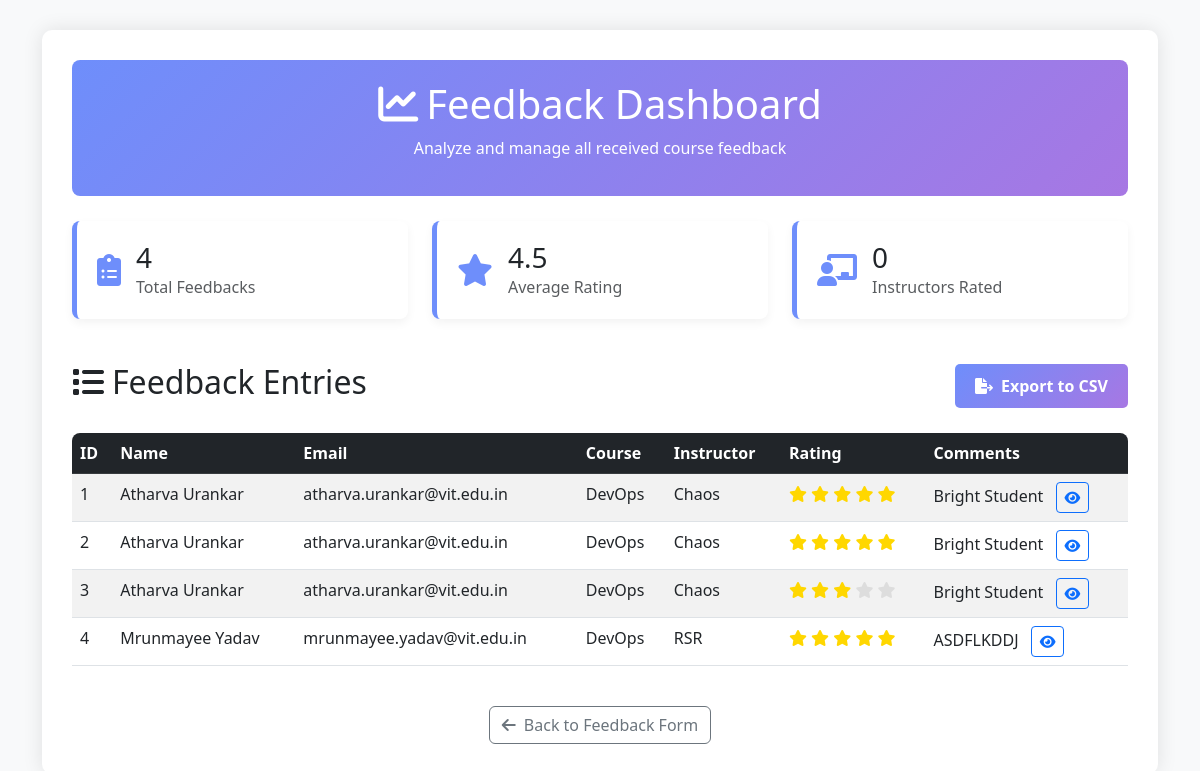
The app's page /dashboard, older data.
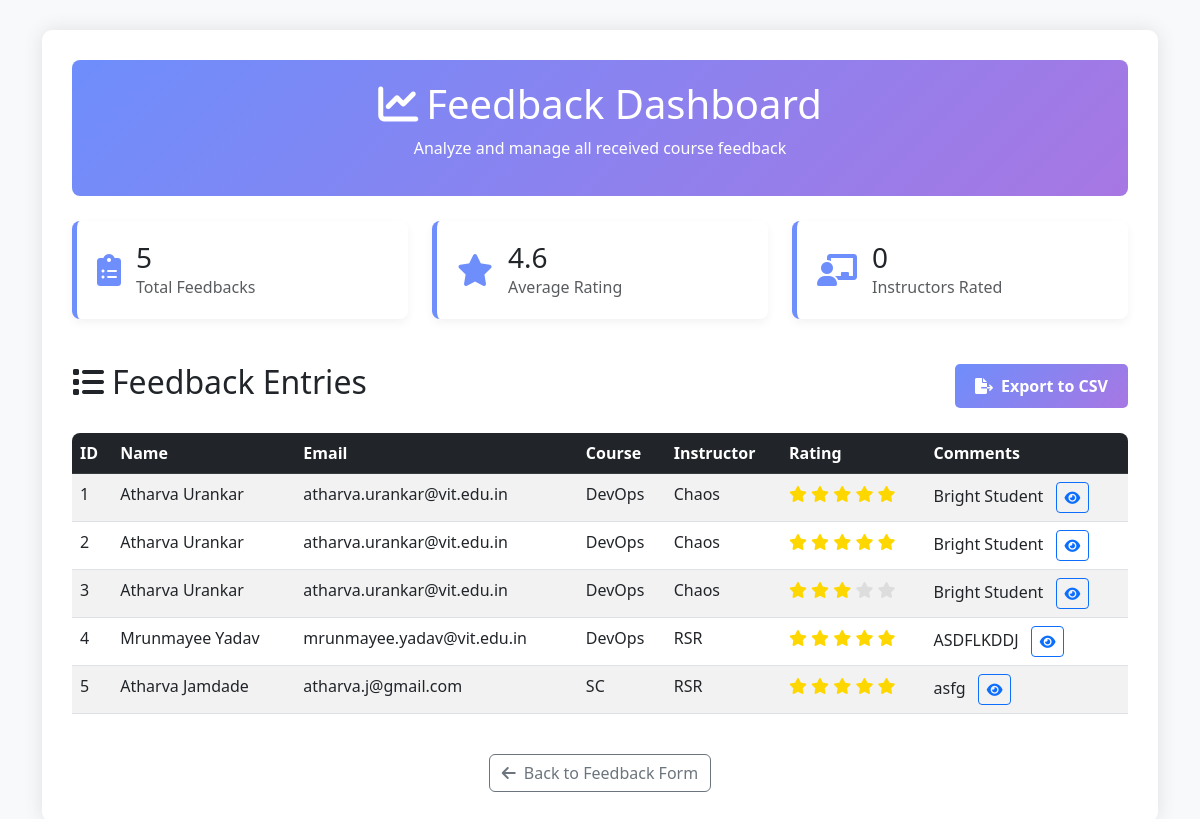
The same page, newer data.
### tables this page shows
CREATE TABLE feedback (
                        id INTEGER PRIMARY KEY AUTOINCREMENT,
                        name TEXT,
                        email TEXT,
                        course TEXT,
                        instructor TEXT,
                        rating INTEGER,
                        comments TEXT
                    );

### app.py (the view)
@app.route('/dashboard')
def dashboard():
    conn = sqlite3.connect('feedback.db')
    cursor = conn.cursor()
    cursor.execute("SELECT * FROM feedback")
    feedbacks = cursor.fetchall()
    conn.close()
    return render_template('dashboard.html', feedbacks=feedbacks)

### templates/dashboard.html (shortened to what the changed rows need)
<!DOCTYPE html>
<html lang="en">
<head>
    <link href="https://cdn.jsdelivr.net/npm/bootstrap@5.3.0/dist/css/bootstrap.min.css" rel="stylesheet">
    <link href="https://cdnjs.cloudflare.com/ajax/libs/font-awesome/6.0.0/css/all.min.css" rel="stylesheet">
    <link href="https://cdn.datatables.net/1.11.5/css/dataTables.bootstrap5.min.css" rel="stylesheet">
</head>
<body>
    <div class="container">
        <div class="dashboard-container">
            <div class="header">
                <h1><i class="fas fa-chart-line me-2"></i>Feedback Dashboard</h1>
            </div>
            <div class="row mb-4">
                <div class="col-md-4">
                    <div class="stats-card">
                        <div class="d-flex align-items-center">
                            <div>
                                <h3 class="mb-0">{{ feedbacks|length }}</h3>
                                <p class="text-muted mb-0">Total Feedbacks</p>
                            </div>
                        </div>
                    </div>
                </div>
                <div class="col-md-4">
                    <div class="stats-card">
                        <div class="d-flex align-items-center">
                            <div>
                                <h3 class="mb-0">
                                    {% set total = namespace(value=0) %}
                                    {% for feedback in feedbacks %}
                                        {% set total.value = total.value + feedback[5]|int %}
                                    {% endfor %}
                                    {% if feedbacks|length > 0 %}
                                        {{ "%.1f"|format(total.value / feedbacks|length) }}
                                    {% else %}
                                        0
                                    {% endif %}
                                </h3>
                                <p class="text-muted mb-0">Average Rating</p>
                            </div>
                        </div>
                    </div>
                </div>
            </div>
            <div class="d-flex justify-content-between align-items-center mb-4">
                <h2><i class="fas fa-list me-2"></i>Feedback Entries</h2>
            </div>
            <div class="table-responsive">
                <table id="feedbackTable" class="table table-striped table-hover">
                    <thead class="table-dark">
                        <tr>
                            <th>ID</th>
                            <th>Name</th>
                            <th>Email</th>
                            <th>Course</th>
                            <th>Instructor</th>
                            <th>Rating</th>
                            <th>Comments</th>
                        </tr>
                    </thead>
                    <tbody>
                        {% for feedback in feedbacks %}
                            <tr>
                                <td>{{ feedback[0] }}</td>
                                <td>{{ feedback[1] }}</td>
                                <td>{{ feedback[2] }}</td>
                                <td>{{ feedback[3] }}</td>
                                <td>{{ feedback[4] }}</td>
                                <td>
                                    <div class="rating-stars">
                                        {% for i in range(1, 6) %}
                                            {% if i <= feedback[5]|int %}
                                                <i class="fas fa-star"></i>
                                            {% else %}
                                                <i class="fas fa-star empty-star"></i>
                                            {% endif %}
                                        {% endfor %}
                                    </div>
                                </td>
                                <td>
                                    <span class="comment-text" title="{{ feedback[6] }}">{{ feedback[6] }}</span>
                                    <button type="button" class="btn btn-sm btn-outline-primary ms-2" data-bs-toggle="modal" data-bs-target="#commentModal{{ feedback[0] }}" aria-label="View comment">
                                        <i class="fas fa-eye"></i>
                                    </button>
                                </td>
                            </tr>
                        {% endfor %}
                    </tbody>
                </table>
            </div>
        </div>
    </div>
</body>
</html>

Row changes from the older to the newer data that the page shows:
added feedback: id "5", name "Atharva Jamdade", email "atharva.j@gmail.com", course "SC", instructor "RSR", rating 5 (drawn), comments "asfg"
Text that changed along with them:
{{ feedbacks|length }}: "4" → "5"
{{ "%.1f"|format(total.value / feedbacks|length) }}: "4.5" → "4.6"
